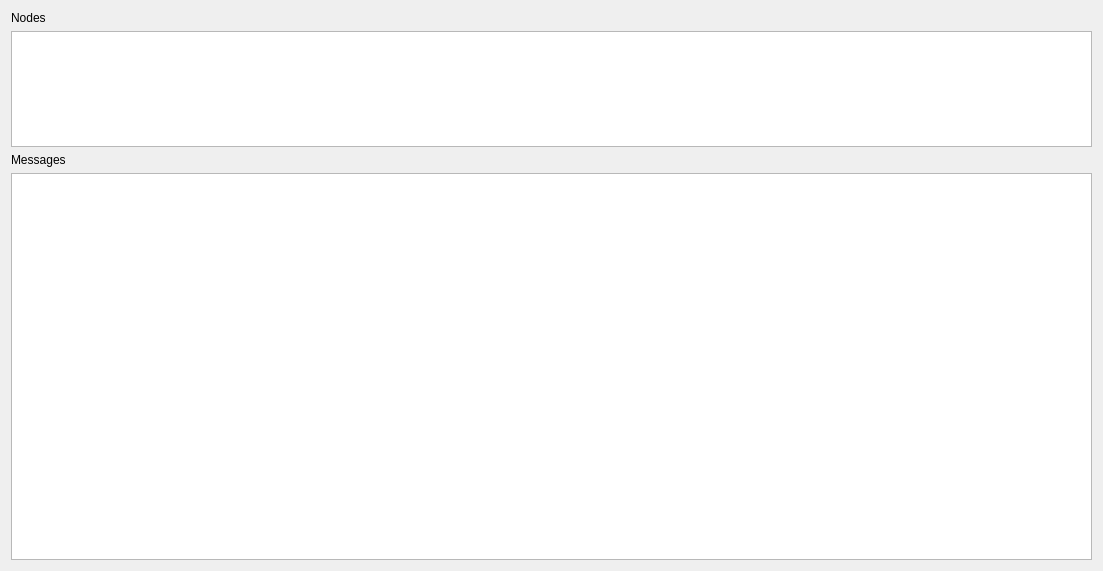
<?xml version="1.0" encoding="UTF-8"?>
<ui version="4.0">
 <class>DBCMainEditor</class>
 <widget class="QDialog" name="DBCMainEditor">
  <property name="geometry">
   <rect>
    <x>0</x>
    <y>0</y>
    <width>1103</width>
    <height>571</height>
   </rect>
  </property>
  <property name="windowTitle">
   <string>DBC Editing Window</string>
  </property>
  <layout class="QVBoxLayout" name="verticalLayout_3" stretch="1,3">
   <item>
    <layout class="QVBoxLayout" name="verticalLayout_2">
     <item>
      <widget class="QLabel" name="label_2">
       <property name="text">
        <string>Nodes</string>
       </property>
      </widget>
     </item>
     <item>
      <widget class="QTableWidget" name="NodesTable"/>
     </item>
    </layout>
   </item>
   <item>
    <layout class="QVBoxLayout" name="verticalLayout">
     <item>
      <widget class="QLabel" name="label">
       <property name="text">
        <string>Messages</string>
       </property>
      </widget>
     </item>
     <item>
      <widget class="QTableWidget" name="MessagesTable"/>
     </item>
    </layout>
   </item>
  </layout>
 </widget>
 <resources/>
 <connections/>
</ui>
